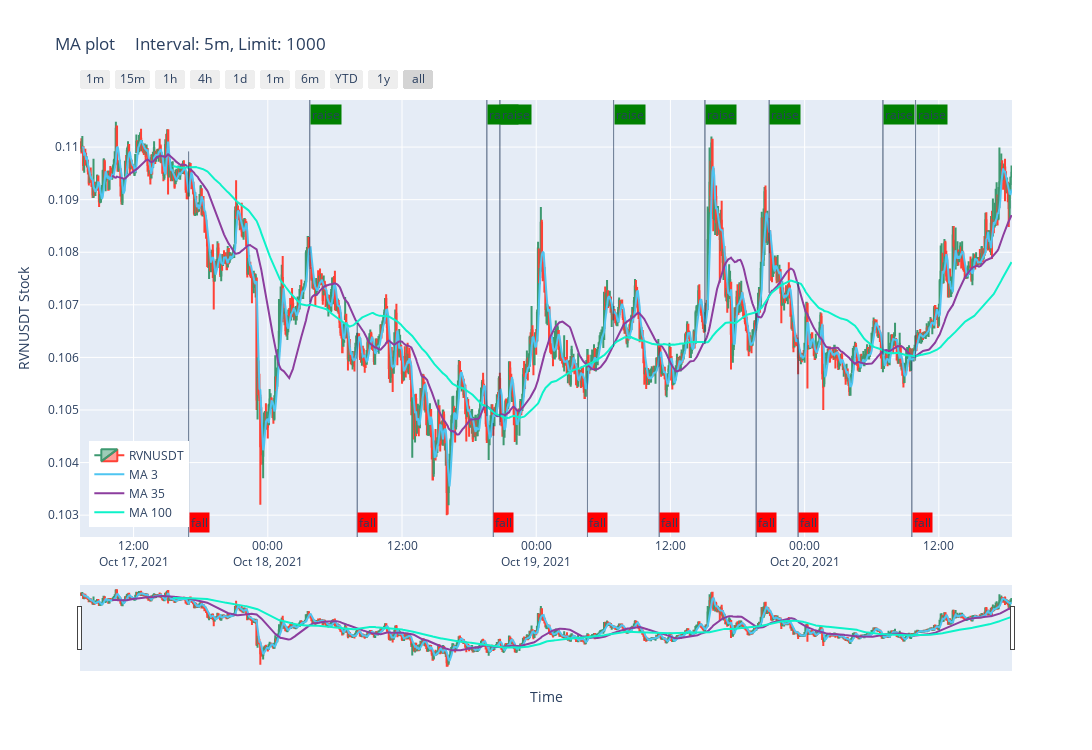

The cell this chart's notebook holds for it:
### Code cell
fig.show()
print(MA_ints[-1], MA_ints[-2])

### Figure 1 — Plotly figure (JSON) as saved in the notebook; plotly's stock layout.template omitted (floating-point values rounded to 4 significant figures; data arrays with more than 128 entries replaced by an {"elided": "..."} marker saying what was removed)
{"data": [{"close": {"elided": "1000 str values"}, "high": {"elided": "1000 str values"}, "low": {"elided": "1000 str values"}, "name": "RVNUSDT", "open": {"elided": "1000 str values"}, "type": "candlestick", "x": {"elided": "1000 str values"}}, {"line": {"color": "#4EC5F1", "width": 2}, "name": "MA 3", "type": "scatter", "x": {"elided": "1000 str values"}, "y": {"elided": "1000 float values"}}, {"line": {"color": "#8c3d9e", "width": 2}, "name": "MA 35", "type": "scatter", "x": {"elided": "1000 str values"}, "y": {"elided": "1000 float values"}}, {"line": {"color": "#0df2c9", "width": 2}, "name": "MA 100", "type": "scatter", "x": {"elided": "1000 str values"}, "y": {"elided": "1000 float values"}}], "layout": {"annotations": [{"bgcolor": "red", "showarrow": false, "text": "fall", "x": "2021-10-17T16:55:00", "xanchor": "left", "xref": "x", "y": 0.01, "yref": "paper"}, {"bgcolor": "green", "showarrow": false, "text": "raise", "x": "2021-10-18T03:45:00", "xanchor": "left", "xref": "x", "y": 0.99, "yref": "paper"}, {"bgcolor": "red", "showarrow": false, "text": "fall", "x": "2021-10-18T08:00:00", "xanchor": "left", "xref": "x", "y": 0.01, "yref": "paper"}, {"bgcolor": "green", "showarrow": false, "text": "raise", "x": "2021-10-18T19:35:00", "xanchor": "left", "xref": "x", "y": 0.99, "yref": "paper"}, {"bgcolor": "red", "showarrow": false, "text": "fall", "x": "2021-10-18T20:10:00", "xanchor": "left", "xref": "x", "y": 0.01, "yref": "paper"}, {"bgcolor": "green", "showarrow": false, "text": "raise", "x": "2021-10-18T20:45:00", "xanchor": "left", "xref": "x", "y": 0.99, "yref": "paper"}, {"bgcolor": "red", "showarrow": false, "text": "fall", "x": "2021-10-19T04:35:00", "xanchor": "left", "xref": "x", "y": 0.01, "yref": "paper"}, {"bgcolor": "green", "showarrow": false, "text": "raise", "x": "2021-10-19T06:55:00", "xanchor": "left", "xref": "x", "y": 0.99, "yref": "paper"}, {"bgcolor": "red", "showarrow": false, "text": "fall", "x": "2021-10-19T11:00:00", "xanchor": "left", "xref": "x", "y": 0.01, "yref": "paper"}, {"bgcolor": "green", "showarrow": false, "text": "raise", "x": "2021-10-19T15:05:00", "xanchor": "left", "xref": "x", "y": 0.99, "yref": "paper"}, {"bgcolor": "red", "showarrow": false, "text": "fall", "x": "2021-10-19T19:40:00", "xanchor": "left", "xref": "x", "y": 0.01, "yref": "paper"}, {"bgcolor": "green", "showarrow": false, "text": "raise", "x": "2021-10-19T20:50:00", "xanchor": "left", "xref": "x", "y": 0.99, "yref": "paper"}, {"bgcolor": "red", "showarrow": false, "text": "fall", "x": "2021-10-19T23:25:00", "xanchor": "left", "xref": "x", "y": 0.01, "yref": "paper"}, {"bgcolor": "green", "showarrow": false, "text": "raise", "x": "2021-10-20T07:00:00", "xanchor": "left", "xref": "x", "y": 0.99, "yref": "paper"}, {"bgcolor": "red", "showarrow": false, "text": "fall", "x": "2021-10-20T09:35:00", "xanchor": "left", "xref": "x", "y": 0.01, "yref": "paper"}, {"bgcolor": "green", "showarrow": false, "text": "raise", "x": "2021-10-20T09:55:00", "xanchor": "left", "xref": "x", "y": 0.99, "yref": "paper"}], "height": 750, "hovermode": "x", "legend": {"x": 0.01, "xanchor": "left", "y": 0.22, "yanchor": "top"}, "shapes": [{"line": {"width": 1}, "opacity": 0.6, "x0": "2021-10-17T16:55:00", "x1": "2021-10-17T16:55:00", "xref": "x", "y0": 0, "y1": 0.8819, "yref": "paper"}, {"line": {"width": 1}, "opacity": 0.6, "x0": "2021-10-18T03:45:00", "x1": "2021-10-18T03:45:00", "xref": "x", "y0": 0.538, "y1": 1, "yref": "paper"}, {"line": {"width": 1}, "opacity": 0.6, "x0": "2021-10-18T08:00:00", "x1": "2021-10-18T08:00:00", "xref": "x", "y0": 0, "y1": 0.4891, "yref": "paper"}, {"line": {"width": 1}, "opacity": 0.6, "x0": "2021-10-18T19:35:00", "x1": "2021-10-18T19:35:00", "xref": "x", "y0": 0.2767, "y1": 1, "yref": "paper"}, {"line": {"width": 1}, "opacity": 0.6, "x0": "2021-10-18T20:10:00", "x1": "2021-10-18T20:10:00", "xref": "x", "y0": 0, "y1": 0.2607, "yref": "paper"}, {"line": {"width": 1}, "opacity": 0.6, "x0": "2021-10-18T20:45:00", "x1": "2021-10-18T20:45:00", "xref": "x", "y0": 0.2557, "y1": 1, "yref": "paper"}, {"line": {"width": 1}, "opacity": 0.6, "x0": "2021-10-19T04:35:00", "x1": "2021-10-19T04:35:00", "xref": "x", "y0": 0, "y1": 0.3803, "yref": "paper"}, {"line": {"width": 1}, "opacity": 0.6, "x0": "2021-10-19T06:55:00", "x1": "2021-10-19T06:55:00", "xref": "x", "y0": 0.4353, "y1": 1, "yref": "paper"}, {"line": {"width": 1}, "opacity": 0.6, "x0": "2021-10-19T11:00:00", "x1": "2021-10-19T11:00:00", "xref": "x", "y0": 0, "y1": 0.4337, "yref": "paper"}, {"line": {"width": 1}, "opacity": 0.6, "x0": "2021-10-19T15:05:00", "x1": "2021-10-19T15:05:00", "xref": "x", "y0": 0.4416, "y1": 1, "yref": "paper"}, {"line": {"width": 1}, "opacity": 0.6, "x0": "2021-10-19T19:40:00", "x1": "2021-10-19T19:40:00", "xref": "x", "y0": 0, "y1": 0.5123, "yref": "paper"}, {"line": {"width": 1}, "opacity": 0.6, "x0": "2021-10-19T20:50:00", "x1": "2021-10-19T20:50:00", "xref": "x", "y0": 0.5587, "y1": 1, "yref": "paper"}, {"line": {"width": 1}, "opacity": 0.6, "x0": "2021-10-19T23:25:00", "x1": "2021-10-19T23:25:00", "xref": "x", "y0": 0, "y1": 0.5833, "yref": "paper"}, {"line": {"width": 1}, "opacity": 0.6, "x0": "2021-10-20T07:00:00", "x1": "2021-10-20T07:00:00", "xref": "x", "y0": 0.4177, "y1": 1, "yref": "paper"}, {"line": {"width": 1}, "opacity": 0.6, "x0": "2021-10-20T09:35:00", "x1": "2021-10-20T09:35:00", "xref": "x", "y0": 0, "y1": 0.4044, "yref": "paper"}, {"line": {"width": 1}, "opacity": 0.6, "x0": "2021-10-20T09:55:00", "x1": "2021-10-20T09:55:00", "xref": "x", "y0": 0.4039, "y1": 1, "yref": "paper"}], "showlegend": true, "title": {"text": "MA plot     Interval: 5m, Limit: 1000"}, "width": 1230, "xaxis": {"rangeselector": {"buttons": [{"count": 1, "label": "1m", "step": "minute", "stepmode": "backward"}, {"count": 15, "label": "15m", "step": "minute", "stepmode": "backward"}, {"count": 1, "label": "1h", "step": "hour", "stepmode": "backward"}, {"count": 4, "label": "4h", "step": "hour", "stepmode": "backward"}, {"count": 1, "label": "1d", "step": "day", "stepmode": "backward"}, {"count": 1, "label": "1m", "step": "month", "stepmode": "backward"}, {"count": 6, "label": "6m", "step": "month", "stepmode": "backward"}, {"count": 1, "label": "YTD", "step": "year", "stepmode": "todate"}, {"count": 1, "label": "1y", "step": "year", "stepmode": "backward"}, {"step": "all"}]}, "rangeslider": {"visible": true}, "title": {"text": "Time"}}, "yaxis": {"title": {"text": "RVNUSDT Stock"}}}}
